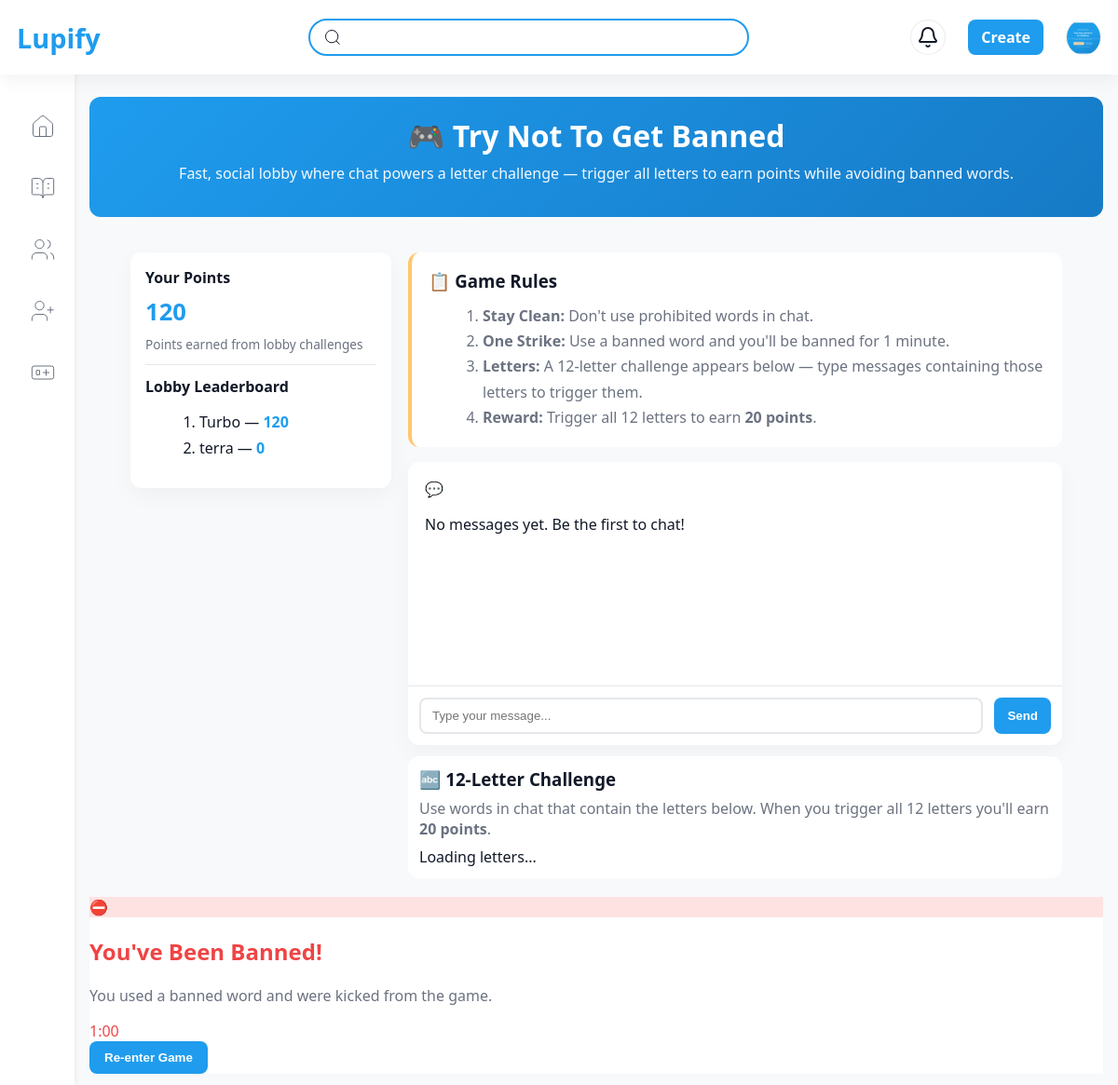
/accounts/game/lobby/ (signed in), run on the app's committed database.
### accounts/models.py (models this page shows, shortened)
class CustomUser(AbstractUser):
    bio = models.TextField(blank=True, null=True)
    avatar = models.ImageField(upload_to="avatars/", blank=True, null=True)
    color = models.CharField(max_length=20, default=random_color)
    is_verified = models.BooleanField(default=False)
    is_premium = models.BooleanField(default=False)
    is_email_verified = models.BooleanField(default=False)
    email_verification_code = models.CharField(max_length=6, blank=True, null=True)
    email_verification_attempts = models.IntegerField(default=0)
    email_verification_expires_at = models.DateTimeField(null=True, blank=True)
    social_youtube = models.URLField(max_length=255, blank=True, null=True)
    social_instagram = models.URLField(max_length=255, blank=True, null=True)
    social_tiktok = models.URLField(max_length=255, blank=True, null=True)
    social_twitch = models.URLField(max_length=255, blank=True, null=True)
    social_github = models.URLField(max_length=255, blank=True, null=True)
    public_profile = models.BooleanField(default=False)
    allow_public_socials = models.BooleanField(default=True)
    allow_dms = models.BooleanField(default=True)
    blocked_users = models.ManyToManyField(
        "self", symmetrical=False, related_name="blocked_by", blank=True
    )
    warning_count = models.IntegerField(default=0)
    suspended_until = models.DateTimeField(null=True, blank=True)
    phone_number = models.CharField(
        max_length=15,
        blank=True,
        null=True,
        validators=[
            RegexValidator(
                regex=r"^\+?\d{9,15}$",
                message="Phone number must be entered in the format: '+999999999'. Up to 15 digits allowed.",
            )
        ],
    )
    followers = models.ManyToManyField(
        "self", symmetrical=False, related_name="following", blank=True
    )
    saved_communities = models.ManyToManyField(
        "communities.Community", related_name="saved_by_users", blank=True
    )
    THEME_CHOICES = [("light", "Light"), ("dark", "Dark"), ("system", "System")]
    theme_preference = models.CharField(
        max_length=10, choices=THEME_CHOICES, default="light"
    )
    accent_color = models.CharField(max_length=9, default="#1f9cee")
    font_size = models.PositiveSmallIntegerField(default=14)

### accounts/views.py (the view)
# urls.py: path("game/lobby/", views.game_lobby_view, name="game_lobby"),
@login_required
def game_lobby_view(request):
    from blog.views import banned_words
    ban = (
        GameLobbyBan.objects.filter(user=request.user).order_by("-banned_until").first()
    )
    is_banned = ban and ban.is_active() if ban else False
    if is_banned:
        ban_time_remaining = int((ban.banned_until - timezone.now()).total_seconds())
    else:
        ban_time_remaining = 0
    context = {
        "banned_words": banned_words,
        "is_banned": is_banned,
        "ban_time_remaining": ban_time_remaining,
    }
    try:
        wgame, _ = WordListGame.objects.get_or_create(user=request.user)
        context["lobby_score"] = wgame.score or 0
    except Exception:
        context["lobby_score"] = 0
    try:
        top = WordListGame.objects.order_by("-score")[:5]
        leaderboard = [
            {"username": t.user.username, "score": t.score or 0} for t in top
        ]
        context["lobby_leaderboard"] = leaderboard
    except Exception:
        context["lobby_leaderboard"] = []
    return render(request, "core/game_lobby.html", context)

### accounts/models.py (called while the page is built)
    def is_active(self):
        from django.utils import timezone
        return timezone.now() < self.banned_until

### templates/core/game_lobby.html (shortened to what this page needs)
{% extends "dashboardhome.html" %}
{% block content %}
<div class="game-hero" style="padding:20px;border-radius:12px;background:linear-gradient(135deg,var(--primary),var(--primary-dark));color:#fff;margin-bottom:18px;text-align:center;">
    <h1 style="margin:0;font-size:2rem;">🎮 Try Not To Get Banned</h1>
    <p style="margin-top:8px;opacity:0.95;">Fast, social lobby where chat powers a letter challenge — trigger all letters to earn points while avoiding banned words.</p>
</div>
<div class="game-grid" style="max-width:1000px;margin:0 auto;display:grid;grid-template-columns:280px 1fr;gap:18px;align-items:start;">
    <aside style="background:var(--card-bg);padding:16px;border-radius:12px;box-shadow:0 8px 24px rgba(0,0,0,0.04);">
        <div style="font-weight:700;color:var(--text-dark);margin-bottom:8px;">Your Points</div>
        <div style="font-size:1.6rem;font-weight:800;color:var(--primary);">{{ lobby_score|default:0 }}</div>
        <div style="font-size:0.85rem;color:var(--secondary-text);margin-top:8px;">Points earned from lobby challenges</div>
        <hr style="margin:12px 0;border:none;border-top:1px solid var(--border-color);" />
        <div style="font-weight:700;color:var(--text-dark);margin-bottom:8px;">Lobby Leaderboard</div>
        {% if lobby_leaderboard %}
        <ol style="margin-left:18px;color:var(--text-dark);">
            {% for entry in lobby_leaderboard %}
            <li style="margin-bottom:6px;">{{ entry.username }} — <strong style="color:var(--primary)">{{ entry.score }}</strong></li>
            {% endfor %}
        </ol>
        {% else %}
        <div style="color:var(--secondary-text);">No scores yet — be the first to complete the challenge!</div>
        {% endif %}
    </aside>
    <main>
        <div class="rules" style="background:var(--card-bg);padding:18px;border-radius:12px;border-left:4px solid var(--accent);margin-bottom:16px;">
            <h3 style="margin:0 0 12px;">📋 Game Rules</h3>
            <ol style="margin:0 0 0 18px;line-height:1.7;color:var(--secondary-text)">
                <li><strong>Stay Clean:</strong> Don't use prohibited words in chat.</li>
                <li><strong>One Strike:</strong> Use a banned word and you'll be banned for 1 minute.</li>
                <li><strong>Letters:</strong> A 12-letter challenge appears below — type messages containing those letters to trigger them.</li>
                <li><strong>Reward:</strong> Trigger all 12 letters to earn <strong>20 points</strong>.</li>
            </ol>
        </div>
        <div class="chat-container" id="chatContainer" style="background:var(--card-bg);border-radius:12px;box-shadow:0 8px 24px rgba(0,0,0,0.04);overflow:hidden;">
            <div class="chat-messages" id="chatMessages" style="padding:18px;min-height:240px;">
                <div class="empty-chat">
                    <div class="empty-chat-icon">💬</div>
                    <p>No messages yet. Be the first to chat!</p>
                </div>
            </div>
            <div class="chat-input-section" style="padding:12px;border-top:1px solid var(--border-color);display:flex;gap:12px;">
                <input type="text" id="messageInput" placeholder="Type your message..." {% if is_banned %}disabled{% endif %} style="flex:1;border:2px solid var(--border-color);border-radius:8px;padding:10px 12px;">
                <button type="button" id="sendBtn" {% if is_banned %}disabled{% endif %} style="background:var(--primary);color:#fff;padding:10px 14px;border-radius:8px;font-weight:700;border:none;">Send</button>
            </div>
        </div>
        <div class="rules" style="margin-top:12px;background:var(--card-bg);padding:12px;border-radius:12px;">
            <h3 style="margin:0 0 8px;">🔤 12-Letter Challenge</h3>
            <p style="margin:0 0 8px;color:var(--secondary-text);">Use words in chat that contain the letters below. When you trigger all 12 letters you'll earn <strong>20 points</strong>.</p>
            <div id="challengeWords" style="display:flex;flex-wrap:wrap;gap:8px;margin-top:8px;">
                <div class="empty-chat" id="challengeLoading">Loading letters...</div>
            </div>
        </div>
    </main>
</div>
<div class="ban-modal" id="banModal">
    <div class="ban-modal-content" style="background:var(--card-bg);color:var(--text-dark);">
        <div class="ban-icon" style="background:#fee2e2;">⛔</div>
        <h2 style="color:var(--danger)">You've Been Banned!</h2>
        <p style="color:var(--secondary-text)">You used a banned word and were kicked from the game.</p>
        <div class="countdown-timer" id="countdownTimer" style="color:var(--danger)">1:00</div>
        <button class="reenter-btn" id="reenterBtn" disabled style="background:var(--primary);color:#fff;padding:10px 16px;border-radius:8px;border:none;font-weight:700;">Re-enter Game</button>
    </div>
</div>
{% endblock %}

### templates/dashboardhome.html (shortened to what this page needs)
{% load static %}
<!DOCTYPE html>
<html lang="en">
<head>
<link rel="stylesheet" href="{% static 'css/main.css' %}">
<link rel="stylesheet" href="{% static 'css/dashboard.css' %}">
<link rel="stylesheet" href="{% static 'css/dashboard-complete.css' %}">
<link rel="stylesheet" href="{% static 'css/dashboard-fixes.css' %}">
</head>
<body>
<header>
    <h1 class="logo">Lupify</h1>
    <div class="search-wrapper">
        <div class="search-bar collapsed" id="mobileSearch">
            <svg xmlns="http://www.w3.org/2000/svg" viewBox="0 0 24 24" fill="none" stroke="currentColor">
                <circle cx="11" cy="11" r="8"/>
                <line x1="21" y1="21" x2="16.65" y2="16.65"/>
            </svg>
        </div>
    </div>
    <div class="nav-actions">
        <div class="icon-btn notification-btn" id="notificationBell" style="position: relative; cursor: pointer;">
        </div>
        <div class="create-btn">Create</div>
        <div class="icon-btn avatar-wrapper">
            {% if user.avatar %}
                <img src="{{ user.avatar.url }}" class="pfp user-profile-trigger" data-user-id="{{ user.id }}" data-username="{{ user.username }}" data-allow-public-socials="{{ user.allow_public_socials|yesno:'true,false' }}">
            {% else %}
                <div class="pfp-fallback user-profile-trigger" style="background: {{ user.color|default:'#999' }}" data-user-id="{{ user.id }}" data-username="{{ user.username }}" data-allow-public-socials="{{ user.allow_public_socials|yesno:'true,false' }}">
                    {{ user.username|slice:":1"|upper }}
                </div>
            {% endif %}
        </div>
    </div>
</header>
<aside class="sidebar" id="sidebar">
    <ul>
        <li class="{% if request.resolver_match.url_name == 'dashboard_home' %}active{% endif %}" title="Home">
            <a href="{% url 'dashboard_home' %}">
                <svg viewBox="0 0 24 24" fill="none" stroke="currentColor">
                    <path d="M15 21v-8a1 1 0 0 0-1-1h-4a1 1 0 0 0-1 1v8"/>
                    <path d="M3 10a2 2 0 0 1 .709-1.528l7-6a2 2 0 0 1 2.582 0l7 6A2 2 0 0 1 21 10v9a2 2 0 0 1-2 2H5a2 2 0 0 1-2-2z"/>
                </svg>
            </a>
        </li>
        <li class="{% if request.resolver_match.url_name == 'blogs' %}active{% endif %}" title="Blogs">
            <a href="{% url 'blogs' %}">
                <svg viewBox="0 0 24 24" fill="none" stroke="currentColor">
                    <path d="M12 7v14"/>
                    <path d="M16 12h2"/>
                    <path d="M16 8h2"/>
                    <path d="M3 18a1 1 0 0 1-1-1V4a1 1 0 0 1 1-1h5a4 4 0 0 1 4 4 4 4 0 0 1 4-4h5a1 1 0 0 1 1 1v13a1 1 0 0 1-1 1h-6a3 3 0 0 0-3 3 3 3 0 0 0-3-3z"/>
                    <path d="M6 12h2"/>
                    <path d="M6 8h2"/>
                </svg>
            </a>
        </li>
        <li class="{% if request.resolver_match.url_name == 'communities' %}active{% endif %}" title="Communities">
            <a href="{% url 'communities' %}">
                <svg viewBox="0 0 24 24" fill="none" stroke="currentColor">
                    <path d="M16 21v-2a4 4 0 0 0-4-4H6a4 4 0 0 0-4 4v2"/>
                    <path d="M16 3.128a4 4 0 0 1 0 7.744"/>
                    <path d="M22 21v-2a4 4 0 0 0-3-3.87"/>
                    <circle cx="9" cy="7" r="4"/>
                </svg>
            </a>
        </li>
        <li class="{% if request.resolver_match.url_name == 'subscriptions' %}active{% endif %}" title="Subscriptions">
            <a href="{% url 'subscriptions' %}">
                <svg viewBox="0 0 24 24" fill="none" stroke="currentColor">
                    <path d="M16 21v-2a4 4 0 0 0-4-4H6a4 4 0 0 0-4 4v2"/>
                    <circle cx="9" cy="7" r="4"/>
                    <line x1="19" x2="19" y1="8" y2="14"/>
                    <line x1="22" x2="16" y1="11" y2="11"/>
                </svg>
            </a>
        </li>
        <li title="Games">
            <a href="{% url 'games_hub' %}">
                <svg viewBox="0 0 24 24" fill="none" stroke="currentColor">
                    <rect x="2" y="6" width="20" height="12" rx="2"/>
                    <path d="M6 10h3v4H6z"/>
                    <path d="M15 9v6"/>
                    <path d="M18 12h-6"/>
                </svg>
            </a>
        </li>
    </ul>
</aside>
<div class="main-wrapper">
    {% block content %}{% endblock %}
</div>
</body>
</html>

### static/css/main.css (style rules this page uses)
:root { --primary: #167ac6; --primary-dark: #125f9a; --accent: #fec76f; --bg: #f8f9fa; --card-bg: #ffffff; --text-dark: #111827; --secondary-text: #6b7280; --icon-default: #6b7280; --card-shadow: 0 6px 18px rgba(0,0,0,0.05); }
* { box-sizing:border-box }
html,body { height:100%;margin:0;padding:0;background:var(--bg);color:var(--text-dark);font-family:'Segoe UI',system-ui,Arial,sans-serif }
a { color:var(--primary);text-decoration:none }
img { max-width:100%;height:auto;display:block }

### static/css/dashboard.css (style rules this page uses)
:root { --primary: #1f9cee; --primary-dark: #167ac6; --accent: #fec76f; --bg: #f8f9fa; --card-bg: #ffffff; --text-dark: #111827; --secondary-text: #6b7280; --icon-default: #6b7280; --card-shadow: 0 6px 18px rgba(0,0,0,0.05); }
body { font-family: 'Segoe UI', sans-serif; margin: 0; background: var(--bg); color: var(--text-dark); overflow-x: hidden; }
header { background: var(--card-bg); padding: 10px 20px; display: flex; align-items: center; justify-content: space-between; box-shadow: 0 2px 6px rgba(0,0,0,0.05); position: fixed; top: 0; left: 0; right: 0; z-index: 1200; height: 80px; }
.logo { font-size: 1.8rem; font-weight: 700; color: var(--primary); min-width: 120px; margin-right: 20px; }
.search-wrapper { flex: 1; display: flex; justify-content: center; position: relative; }
.search-bar { width: 60%; max-width: 550px; display: flex; align-items: center; background: var(--card-bg); border: 2px solid var(--primary); border-radius: 50px; padding: 8px 14px; transition: all 0.3s ease; }
.search-bar svg { width: 20px; height: 20px; margin-right: 8px; stroke: var(--text-dark); cursor: pointer; }
.nav-actions { display: flex; align-items: center; gap: 24px; flex-shrink: 0; }
.icon-btn { width: 38px; height: 38px; display: flex; align-items: center; justify-content: center; background: var(--card-bg); border-radius: 50%; cursor: pointer; transition: 0.2s; border: 1px solid rgba(0,0,0,0.08); position: relative; }
.create-btn { padding: 8px 14px; background: var(--primary); color: #fff; border-radius: 8px; font-weight: 600; cursor: pointer; transition: 0.2s; }
.sidebar { position: fixed; left: 0; top: 0; bottom: 0; width: 60px; background: var(--card-bg); display: flex; flex-direction: column; align-items: center; padding-top: 100px; box-shadow: 2px 0 6px rgba(0,0,0,0.05); z-index: 10; transition: transform 0.3s ease-in-out; }
.sidebar ul { list-style: none; padding: 0; margin: 0; width: 100%; }
.sidebar ul li { width: 100%; height: 60px; display: flex; align-items: center; justify-content: center; cursor: pointer; border-radius: 12px; transition: background 0.2s, transform 0.2s; }
.sidebar ul li svg { width: 28px; height: 28px; stroke: var(--icon-default); }
.sidebar ul li a { display: flex; align-items: center; justify-content: center; width: 100%; height: 100%; text-decoration: none; }
.main-wrapper { display: flex; margin-left: 60px; padding: 12px 16px; flex-direction: column; gap: 20px; transition: margin-left 0.3s; }
.pfp, .pfp-fallback { width: 38px; height: 38px; border-radius: 50%; display: flex; align-items: center; justify-content: center; font-weight: bold; color: #fff; font-size: 1rem; }
.pfp { object-fit: cover; }
.avatar-wrapper { position: relative; cursor: pointer; }
body, html { overflow-x: hidden; }
.main-wrapper { padding-top: 104px; }

### static/css/dashboard-fixes.css (style rules this page uses)
.sidebar { width:80px !important;min-width:80px !important }
@media (min-width:769px) { .main-wrapper { margin-left:80px !important } }
svg { overflow:visible !important;display:inline-block;vertical-align:middle }

### templates/core/game_lobby.html (style rules this page uses)
.game-hero { margin-bottom: 12px; }

### data on the page
CustomUser: avatar (picture), username "Turbo"
CustomUser: username "terra"

### other printed values
{{ lobby_score|default:0 }} "120"
{{ entry.score }} "120" "0"
